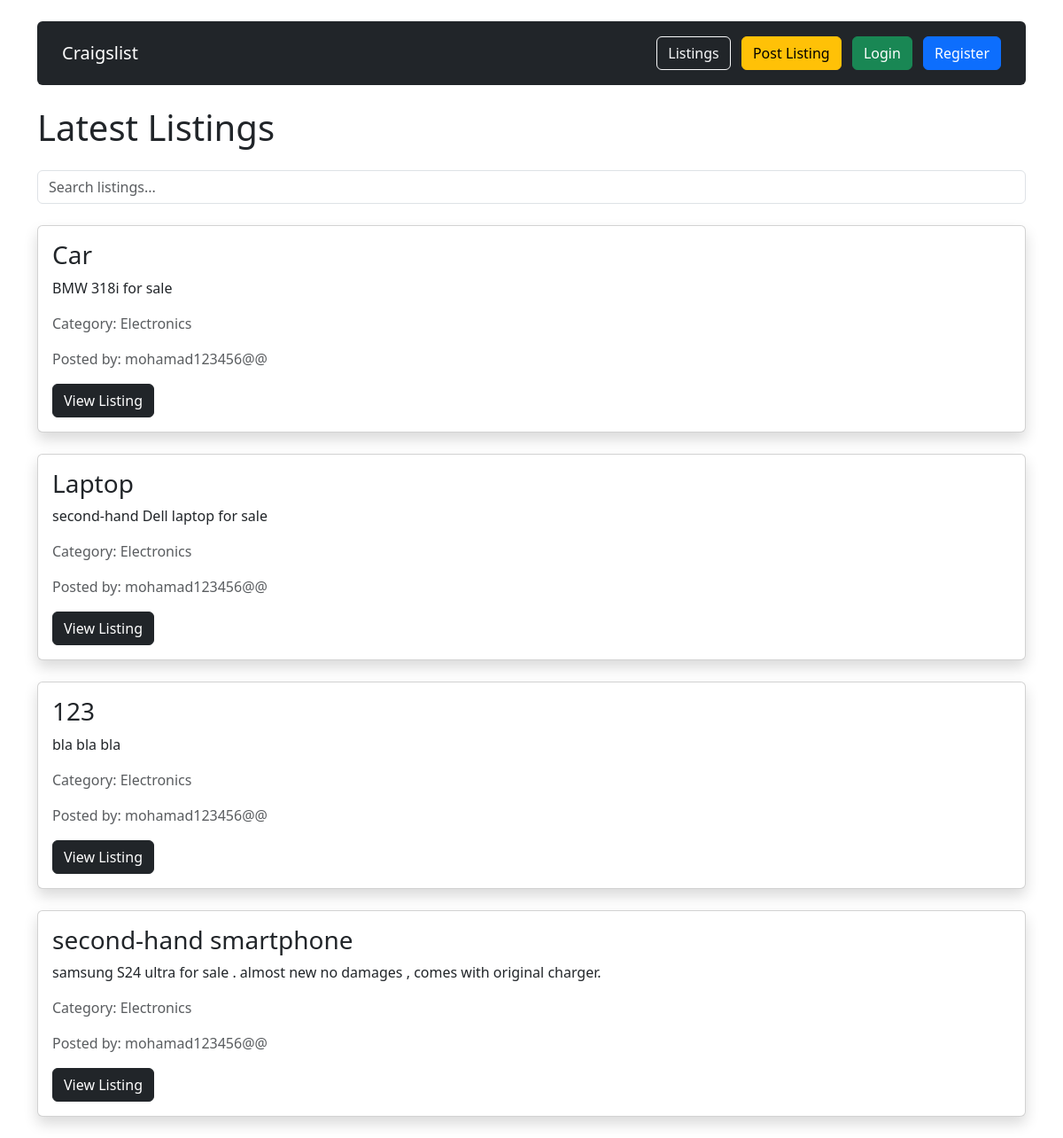
The page / on the database its author committed.
### listings/models.py (models this page shows, shortened)
class Listing(models.Model):
    title = models.CharField(max_length=255)
    description = models.TextField()
    category = models.CharField(
        max_length=100,
        choices=CATEGORY_CHOICES
    )
    price = models.DecimalField(
        max_digits=10,
        decimal_places=2
    )
    location = models.CharField(max_length=255)
    contact_details = models.CharField(max_length=255)
    image = models.ImageField(
        upload_to='listing_images/',
        blank=True,
        null=True
    )
    created_by = models.ForeignKey(
        User,
        on_delete=models.CASCADE
    )
    created_at = models.DateTimeField(
        auto_now_add=True
    )

### listings/views.py (the view)
def all_listings(request):
    query = request.GET.get('q')
    listings = Listing.objects.all().order_by(
        '-created_at'
    )
    if query:
        listings = listings.filter(
            title__icontains=query
        )
    context = {
        'listings': listings
    }
    return render(
        request,
        'listings/all_listings.html',
        context
    )

### listings/templates/listings/all_listings.html (shortened to what this page needs)
{% extends 'listings/base.html' %}
{% block content %}
<h1 class="mb-4">
    Latest Listings
</h1>
<form method="GET" class="mb-4">
    <input
    type="text"
    name="q"
    placeholder="Search listings..."
    class="form-control">
</form>
{% for listing in listings %}
<div class="card mb-4 shadow">
    <div class="card-body">
        <h3>
            {{ listing.title }}
        </h3>
        <p>
            {{ listing.description }}
        </p>
        <p class="text-muted">
            Category:
            {{ listing.category }}
        </p>
        <p class="text-muted">
            Posted by:
            {{ listing.created_by.username }}
        </p>
        <a
        class="btn btn-dark"
        href="{% url 'listing_detail' listing.id %}">
            View Listing
        </a>
    </div>
</div>
{% empty %}
<p>No listings found.</p>
{% endfor %}
{% endblock %}

### listings/templates/listings/base.html (shortened to what this page needs)
<!DOCTYPE html>
<html>
<head>
    <link
    href="https://cdn.jsdelivr.net/npm/bootstrap@5.3.0/dist/css/bootstrap.min.css"
    rel="stylesheet">
</head>
<body class="container mt-4">
<nav class="navbar navbar-expand-lg navbar-dark bg-dark rounded p-3 mb-4">
    <div class="container-fluid">
        <a
        class="navbar-brand"
        href="{% url 'all_listings' %}">
            Craigslist
        </a>
        <div>
            <a
            class="btn btn-outline-light me-2"
            href="{% url 'all_listings' %}">
                Listings
            </a>
            <a
            class="btn btn-warning me-2"
            href="{% url 'new_listing' %}">
                Post Listing
            </a>
            {% if user.is_authenticated %}
                <span class="text-white me-2">
                    Hello {{ user.username }}
                </span>
                <a
                class="btn btn-danger"
                href="{% url 'logout' %}">
                    Logout
                </a>
            {% else %}
                <a
                class="btn btn-success me-2"
                href="{% url 'login' %}">
                    Login
                </a>
                <a
                class="btn btn-primary"
                href="{% url 'register' %}">
                    Register
                </a>
            {% endif %}
        </div>
    </div>
</nav>
{% block content %}
{% endblock %}
</body>
</html>

### rows shown on the page
Listing: title "Car", description "BMW 318i for sale", category "Electronics", created_by.username "mohamad123456@@"
Listing: title "Laptop", description "second-hand Dell laptop for sale", category "Electronics", created_by.username "mohamad123456@@"
Listing: title "123", description "bla bla bla", category "Electronics", created_by.username "mohamad123456@@"
Listing: title "second-hand smartphone", description "samsung S24 ultra for sale . almost new no damages , comes with original charger.", category "Electronics", created_by.username "mohamad123456@@"
